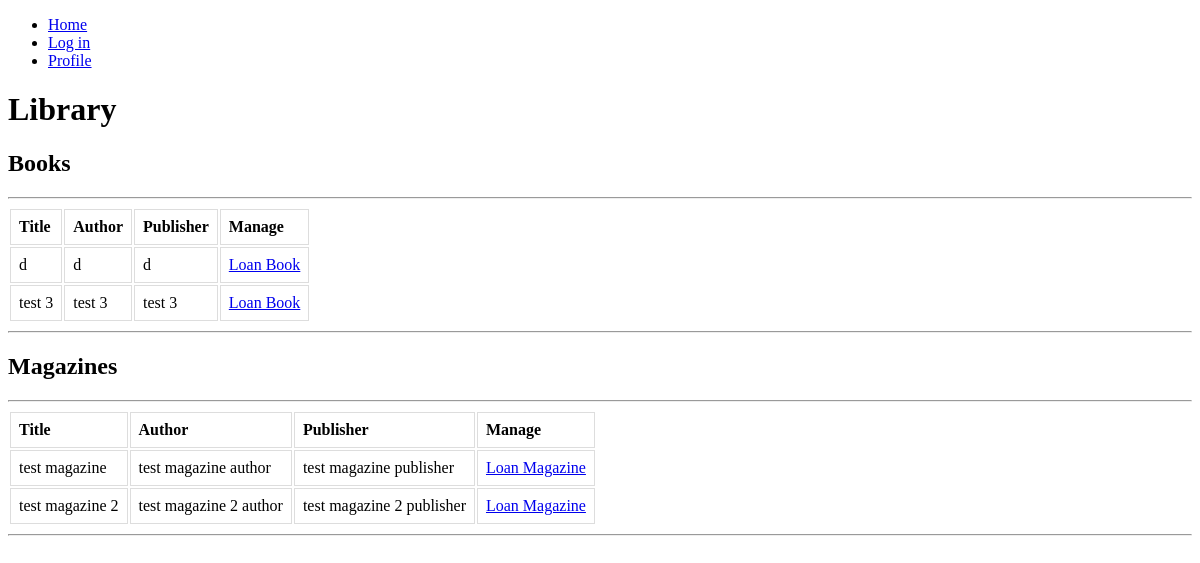
The app's page /library/ (signed in), older data.
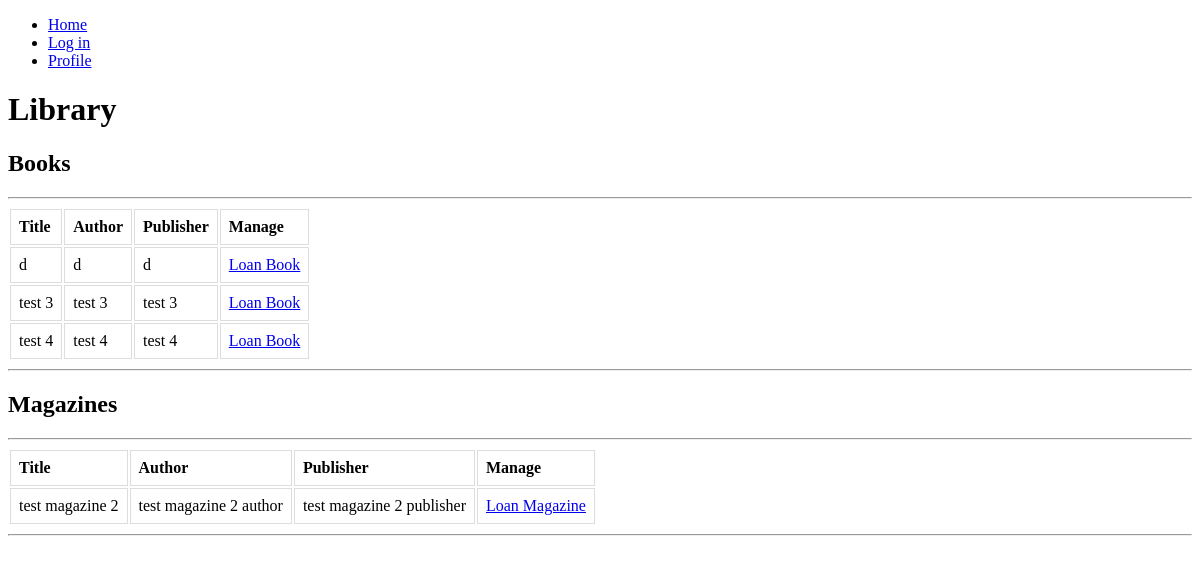
The same page, newer data.
### library_app/models.py (models this page shows, shortened)
class Book(models.Model):
    title = models.CharField(max_length=200)
    author = models.CharField(max_length=200)
    publisher = models.CharField(max_length=200)
    is_available = models.BooleanField(default=True)

class Magazine(models.Model):
    title = models.CharField(max_length=200)
    author = models.CharField(max_length=200)
    publisher = models.CharField(max_length=200)
    is_available = models.BooleanField(default=True)

### library_app/views.py (the view)
# urls.py: path("", views.index, name="index"),
@login_required
def index(request):
    books = Book.objects.filter(is_available = True)
    magazines = Magazine.objects.filter(is_available = True)
    context = {"books": books, "magazines": magazines}
    return render(request, "library_app/index.html", context)

### templates/library_app/index.html (shortened to what this page needs)
{% extends "base.html" %}
{% block content %}
<h1>Library</h1>
<div id="items-list">
    <h2>Books</h2>
    <hr>
    <table>
        <tr>
            <th>Title</th>
            <th>Author</th>
            <th>Publisher</th>
            <th>Manage</th>
        </tr>
        {% for book in books %}
            <tr>
                <td>{{book.title}}</td>
                <td>{{book.author}}</td>
                <td>{{book.publisher}}</td>
                <td><a href="{% url "user_app:loan_item" "book" book.id%}">Loan Book</a></td>
            </tr>
        {% endfor %}
    </table>
    <hr>
    <h2>Magazines</h2>
    <hr>
    <table>
        <tr>
            <th>Title</th>
            <th>Author</th>
            <th>Publisher</th>
            <th>Manage</th>
        </tr>
        {% for magazine in magazines %}
            <tr>
                <td>{{magazine.title}}</td>
                <td>{{magazine.author}}</td>
                <td>{{magazine.publisher}}</td>
                <td><a href="{% url "user_app:loan_item" "magazine" magazine.id%}">Loan Magazine</a></td>
            </tr>
        {% endfor %}
    </table>
    <hr>
</div>
{% endblock content %}

Row changes from the older to the newer data that the page shows:
no longer on this page (row edited): Magazine: title "test magazine", author "test magazine author", publisher "test magazine publisher"
now on this page (row edited): Book: title "test 4", author "test 4", publisher "test 4"
